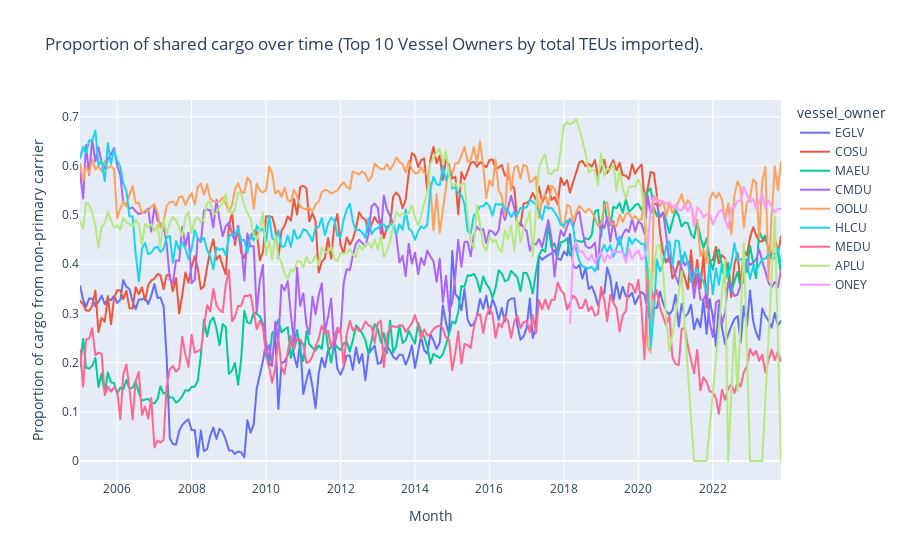

This figure's notebook cell:
### Code cell
sharing_over_time_plotly(
    data_lf=imports_lf,
    group_var='vessel_owner',
    title='Proportion of shared cargo over time (Top 10 Vessel Owners by total TEUs imported).')

### Figure 1 — Plotly figure (JSON) as saved in the notebook; plotly's stock layout.template omitted (floating-point values rounded to 4 significant figures; data arrays with more than 128 entries replaced by an {"elided": "..."} marker saying what was removed)
{"data": [{"hovertemplate": "vessel_owner=EGLV<br>Month=%{x}<br>Proportion of cargo from non-primary carrier=%{y}<extra></extra>", "legendgroup": "EGLV", "line": {"color": "#636efa", "dash": "solid"}, "marker": {"symbol": "circle"}, "mode": "lines", "name": "EGLV", "showlegend": true, "type": "scattergl", "x": {"elided": "227 str values"}, "xaxis": "x", "y": {"elided": "227 float values"}, "yaxis": "y"}, {"hovertemplate": "vessel_owner=COSU<br>Month=%{x}<br>Proportion of cargo from non-primary carrier=%{y}<extra></extra>", "legendgroup": "COSU", "line": {"color": "#EF553B", "dash": "solid"}, "marker": {"symbol": "circle"}, "mode": "lines", "name": "COSU", "showlegend": true, "type": "scattergl", "x": {"elided": "227 str values"}, "xaxis": "x", "y": {"elided": "227 float values"}, "yaxis": "y"}, {"hovertemplate": "vessel_owner=MAEU<br>Month=%{x}<br>Proportion of cargo from non-primary carrier=%{y}<extra></extra>", "legendgroup": "MAEU", "line": {"color": "#00cc96", "dash": "solid"}, "marker": {"symbol": "circle"}, "mode": "lines", "name": "MAEU", "showlegend": true, "type": "scattergl", "x": {"elided": "227 str values"}, "xaxis": "x", "y": {"elided": "227 float values"}, "yaxis": "y"}, {"hovertemplate": "vessel_owner=CMDU<br>Month=%{x}<br>Proportion of cargo from non-primary carrier=%{y}<extra></extra>", "legendgroup": "CMDU", "line": {"color": "#ab63fa", "dash": "solid"}, "marker": {"symbol": "circle"}, "mode": "lines", "name": "CMDU", "showlegend": true, "type": "scattergl", "x": {"elided": "227 str values"}, "xaxis": "x", "y": {"elided": "227 float values"}, "yaxis": "y"}, {"hovertemplate": "vessel_owner=OOLU<br>Month=%{x}<br>Proportion of cargo from non-primary carrier=%{y}<extra></extra>", "legendgroup": "OOLU", "line": {"color": "#FFA15A", "dash": "solid"}, "marker": {"symbol": "circle"}, "mode": "lines", "name": "OOLU", "showlegend": true, "type": "scattergl", "x": {"elided": "227 str values"}, "xaxis": "x", "y": {"elided": "227 float values"}, "yaxis": "y"}, {"hovertemplate": "vessel_owner=HLCU<br>Month=%{x}<br>Proportion of cargo from non-primary carrier=%{y}<extra></extra>", "legendgroup": "HLCU", "line": {"color": "#19d3f3", "dash": "solid"}, "marker": {"symbol": "circle"}, "mode": "lines", "name": "HLCU", "showlegend": true, "type": "scattergl", "x": {"elided": "227 str values"}, "xaxis": "x", "y": {"elided": "227 float values"}, "yaxis": "y"}, {"hovertemplate": "vessel_owner=MEDU<br>Month=%{x}<br>Proportion of cargo from non-primary carrier=%{y}<extra></extra>", "legendgroup": "MEDU", "line": {"color": "#FF6692", "dash": "solid"}, "marker": {"symbol": "circle"}, "mode": "lines", "name": "MEDU", "showlegend": true, "type": "scattergl", "x": {"elided": "227 str values"}, "xaxis": "x", "y": {"elided": "227 float values"}, "yaxis": "y"}, {"hovertemplate": "vessel_owner=APLU<br>Month=%{x}<br>Proportion of cargo from non-primary carrier=%{y}<extra></extra>", "legendgroup": "APLU", "line": {"color": "#B6E880", "dash": "solid"}, "marker": {"symbol": "circle"}, "mode": "lines", "name": "APLU", "showlegend": true, "type": "scattergl", "x": {"elided": "211 str values"}, "xaxis": "x", "y": {"elided": "211 float values"}, "yaxis": "y"}, {"hovertemplate": "vessel_owner=ONEY<br>Month=%{x}<br>Proportion of cargo from non-primary carrier=%{y}<extra></extra>", "legendgroup": "ONEY", "line": {"color": "#FF97FF", "dash": "solid"}, "marker": {"symbol": "circle"}, "mode": "lines", "name": "ONEY", "showlegend": true, "type": "scattergl", "x": ["2018-03-01T00:00:00", "2018-04-01T00:00:00", "2018-05-01T00:00:00", "2018-06-01T00:00:00", "2018-07-01T00:00:00", "2018-08-01T00:00:00", "2018-09-01T00:00:00", "2018-10-01T00:00:00", "2018-11-01T00:00:00", "2018-12-01T00:00:00", "2019-01-01T00:00:00", "2019-02-01T00:00:00", "2019-03-01T00:00:00", "2019-04-01T00:00:00", "2019-05-01T00:00:00", "2019-06-01T00:00:00", "2019-07-01T00:00:00", "2019-08-01T00:00:00", "2019-09-01T00:00:00", "2019-10-01T00:00:00", "2019-11-01T00:00:00", "2019-12-01T00:00:00", "2020-01-01T00:00:00", "2020-02-01T00:00:00", "2020-03-01T00:00:00", "2020-04-01T00:00:00", "2020-05-01T00:00:00", "2020-06-01T00:00:00", "2020-07-01T00:00:00", "2020-08-01T00:00:00", "2020-09-01T00:00:00", "2020-10-01T00:00:00", "2020-11-01T00:00:00", "2020-12-01T00:00:00", "2021-01-01T00:00:00", "2021-02-01T00:00:00", "2021-03-01T00:00:00", "2021-04-01T00:00:00", "2021-05-01T00:00:00", "2021-06-01T00:00:00", "2021-07-01T00:00:00", "2021-08-01T00:00:00", "2021-09-01T00:00:00", "2021-10-01T00:00:00", "2021-11-01T00:00:00", "2021-12-01T00:00:00", "2022-01-01T00:00:00", "2022-02-01T00:00:00", "2022-03-01T00:00:00", "2022-04-01T00:00:00", "2022-05-01T00:00:00", "2022-06-01T00:00:00", "2022-07-01T00:00:00", "2022-08-01T00:00:00", "2022-09-01T00:00:00", "2022-10-01T00:00:00", "2022-11-01T00:00:00", "2022-12-01T00:00:00", "2023-01-01T00:00:00", "2023-02-01T00:00:00", "2023-03-01T00:00:00", "2023-04-01T00:00:00", "2023-05-01T00:00:00", "2023-06-01T00:00:00", "2023-07-01T00:00:00", "2023-08-01T00:00:00", "2023-09-01T00:00:00", "2023-10-01T00:00:00", "2023-11-01T00:00:00"], "xaxis": "x", "y": [0.2798, 0.4262, 0.4464, 0.4244, 0.427, 0.4147, 0.4081, 0.4197, 0.4027, 0.4152, 0.4249, 0.4043, 0.4197, 0.4116, 0.4294, 0.424, 0.4259, 0.4247, 0.4029, 0.431, 0.4108, 0.4221, 0.4279, 0.4101, 0.4142, 0.437, 0.5104, 0.5392, 0.5281, 0.5296, 0.5279, 0.5232, 0.5251, 0.5157, 0.5215, 0.5101, 0.5098, 0.522, 0.5081, 0.5215, 0.4761, 0.5153, 0.5089, 0.4953, 0.5012, 0.5018, 0.4812, 0.4952, 0.5065, 0.5118, 0.49, 0.4721, 0.5145, 0.5162, 0.5286, 0.5302, 0.5573, 0.5418, 0.5264, 0.5329, 0.514, 0.5263, 0.5428, 0.5149, 0.5297, 0.5174, 0.5053, 0.5125, 0.5124], "yaxis": "y"}], "layout": {"legend": {"title": {"text": "vessel_owner"}, "tracegroupgap": 0}, "title": {"text": "Proportion of shared cargo over time (Top 10 Vessel Owners by total TEUs imported)."}, "xaxis": {"anchor": "y", "domain": [0, 1], "title": {"text": "Month"}}, "yaxis": {"anchor": "x", "domain": [0, 1], "title": {"text": "Proportion of cargo from non-primary carrier"}}}}
